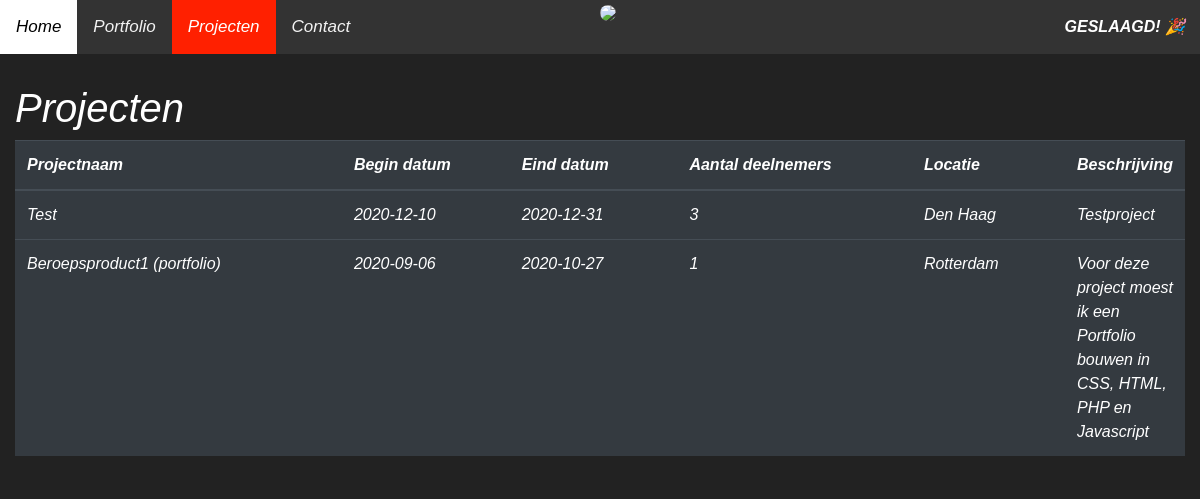
The page /?pagina=projecten on the database its author committed.
### tables this page shows
CREATE TABLE `projecten` (
  `projectnummer` int(15) NOT NULL,
  `projectnaam` varchar(50) NOT NULL,
  `start_datum` date NOT NULL,
  `datum_inlevering` date NOT NULL,
  `deelnemers` int(15) NOT NULL,
  `locatie` varchar(20) NOT NULL,
  `beschrijving` text NOT NULL
);

### classes/ProjectenClass.php (called while the page is built)
<?php
class Projecten {
	private $pdo;
	public function __construct() {
		require("config.php");
		$this->pdo = $pdo;
	}
	public function alleprojecten() {
		$query = $this->pdo->prepare("SELECT * FROM projecten ORDER by projectnummer ASC");
		if($query->execute()) {
			$results = $query->fetchAll(PDO::FETCH_OBJ);
			return $results;
		}else{
			return [];
		}
	}
}
?>

### BeroepsproductProjecten.php (the view)
<div class="row">
	<div class="col">
		<h1>Projecten</h1>
		<table class="table table-dark table-hovered">
		<thead>
			<th width="350">Projectnaam</th>
			<th width="180">Begin datum</th>
			<th width="180">Eind datum</th>
			<th width="250">Aantal deelnemers</th>
			<th width="160">Locatie</th>
			<th>Beschrijving</th>
		</thead>
		<tbody>
		<?php
		$projecten = new Projecten();
		foreach($projecten->alleprojecten() as $project) {
			echo "
				<tr>
					<td valign='top'>".$project->projectnaam."</td>
					<td valign='top'>".$project->start_datum."</td>
					<td valign='top'>".$project->datum_inlevering."</td>
					<td valign='top'>".$project->deelnemers."</td>
					<td valign='top'>".$project->locatie."</td>
					<td valign='top'>".$project->beschrijving."</td>
				</tr>
			";
		}
		?>
		</tbody>
		</table>
	</div>
</div>

### index.php (shortened to what this page needs)
<?php
require_once("classes/Mitchell.php");
$mitchell = new Mitchell();
?>
<!DOCTYPE html>
<html>
<head>
<link rel="stylesheet" href="https://maxcdn.bootstrapcdn.com/bootstrap/4.5.2/css/bootstrap.min.css">
<link href="BeroepsproductHome.css" type="text/css" rel="stylesheet" />
</head>
<body>
<div class="topnav">
	<div class="logoo">
		<img src="logo12atrans.png" width="50" />
	</div>
  <a <?php if(!isset($_GET["pagina"])) { echo 'class="active"'; } ?> href="https://portfolio.adainforma.tk/mitchell/"><i><i>Home</i></a>
  <a <?php if(isset($_GET["pagina"]) && $_GET["pagina"] == "portfolio") { echo 'class="active"'; } ?> href="?pagina=portfolio"><i>Portfolio</i></a>
  <a <?php if(isset($_GET["pagina"]) && $_GET["pagina"] == "projecten") { echo 'class="active"'; } ?> href="?pagina=projecten"><i>Projecten</i></a>
  <a <?php if(isset($_GET["pagina"]) && $_GET["pagina"] == "contact") { echo 'class="active"'; } ?> href="?pagina=contact"><i>Contact</i></a>
  <div class="nav-right">
	<div class="datum"><b><span id="datum">00:00</span></b></div>
  </div>
</div>
<div class="container-fluid">
<?php
if(isset($_GET["pagina"])) {
	if($_GET["pagina"] == "portfolio") {
		require_once("classes/PortfolioClass.php");
		require("BeroepsproductPortfolio.php");
	}elseif($_GET["pagina"] == "contact") {
		require("BeroepsproductContact.php");
	}elseif($_GET["pagina"] == "projecten") {
		require_once("classes/ProjectenClass.php");
		require("BeroepsproductProjecten.php");
	}else{
		echo("Deze pagina werd niet gevonden.");
	}
}else{
	echo $mitchell->Homepage();
}
?>
</body>
</html>

### BeroepsproductHome.css (style rules this page uses)
img { border-radius: 10px; }
body { margin: 0; font-family: Arial, Helvetica, sans-serif; background-color: #222; color: #FFFFFF; }
.topnav { overflow: hidden; position: relative; background-color: #333; margin-bottom: 30px; }
.logoo { position: absolute; left: 50%; color: white; }
.topnav .nav-right .datum { position: absolute; right: 15px; top: 15px; }
.topnav a { float: left; color: #f2f2f2; text-align: center; padding: 14px 16px; text-decoration: none; font-size: 17px; }
.topnav a.active { background-color: #FF2000; color: white; }

### index.php (style rules this page uses)
* { box-sizing: border-box; }
.row::after { content: ""; clear: both; display: table; }

### rows shown on the page
projecten: projectnaam "Test", start_datum "2020-12-10", datum_inlevering "2020-12-31", deelnemers "3", locatie "Den Haag", beschrijving "Testproject"
projecten: projectnaam "Beroepsproduct1 (portfolio)", start_datum "2020-09-06", datum_inlevering "2020-10-27", deelnemers "1", locatie "Rotterdam", beschrijving "Voor deze project moest ik een Portfolio bouwen in CSS, HTML, PHP en Javascript"
